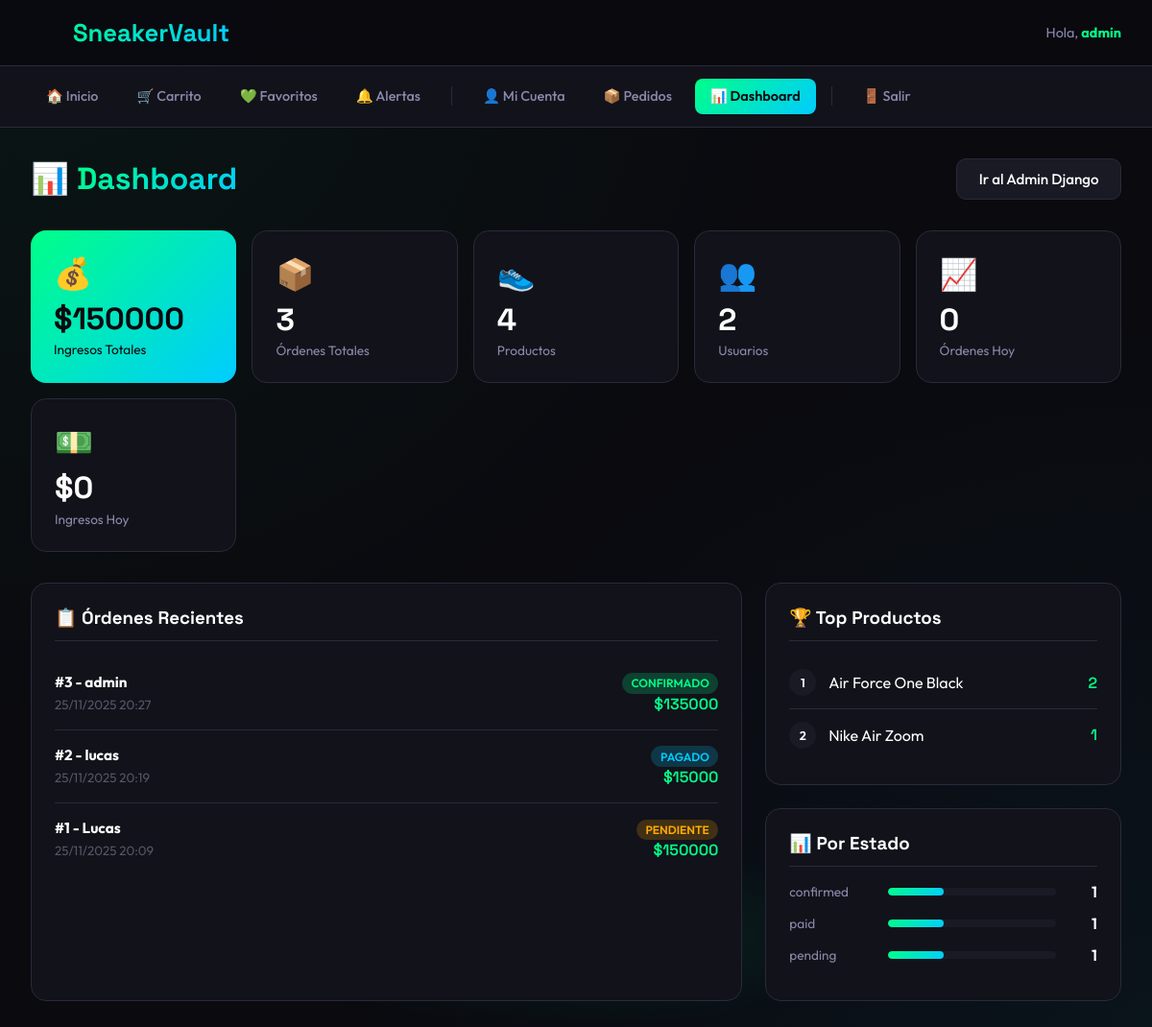
The page /dashboard/ (signed in) on the database its author committed.
### shop/models.py (models this page shows, shortened)
class Order(models.Model):
    STATUS_CHOICES = [
        ('pending', 'Pendiente'),
        ('paid', 'Pagado'),
        ('confirmed', 'Confirmado'),
        ('shipped', 'Enviado'),
        ('delivered', 'Entregado'),
        ('cancelled', 'Cancelado'),
    ]
    PAYMENT_CHOICES = [
        ('cash', 'Efectivo'),
        ('card', 'Tarjeta de Crédito'),
        ('transfer', 'Transferencia'),
        ('mercadopago', 'MercadoPago'),
    ]
    user = models.ForeignKey(User, on_delete=models.CASCADE)
    created_at = models.DateTimeField(auto_now_add=True)
    status = models.CharField(max_length=20, choices=STATUS_CHOICES, default='pending')
    full_name = models.CharField(max_length=200)
    address = models.CharField(max_length=300)
    city = models.CharField(max_length=100)
    phone = models.CharField(max_length=50)
    payment_method = models.CharField(max_length=20, choices=PAYMENT_CHOICES)
    mp_preference_id = models.CharField(max_length=100, blank=True, null=True)
    mp_payment_id = models.CharField(max_length=100, blank=True, null=True)
    coupon = models.ForeignKey(Coupon, on_delete=models.SET_NULL, null=True, blank=True)
    discount = models.FloatField(default=0)
    subtotal = models.FloatField(default=0)
    total = models.FloatField(default=0)

class Product(models.Model):
    name = models.CharField(max_length=100)
    description = models.TextField(blank=True)
    price = models.FloatField()
    image = models.ImageField(upload_to='products/', blank=True, null=True)
    category = models.ForeignKey(Category, on_delete=models.SET_NULL, null=True, blank=True)

### shop/views.py (the view)
# urls.py: path('dashboard/', views.admin_dashboard, name='admin_dashboard'),
@login_required
def admin_dashboard(request):
    if not request.user.is_staff:
        messages.error(request, 'No tenés permisos para acceder a esta página')
        return redirect('product_list')
    today = timezone.now().date()
    total_orders = Order.objects.count()
    orders_today = Order.objects.filter(created_at__date=today).count()
    total_revenue = Order.objects.filter(status__in=['paid', 'confirmed', 'shipped', 'delivered']).aggregate(Sum('total'))['total__sum'] or 0
    revenue_today = Order.objects.filter(created_at__date=today, status__in=['paid', 'confirmed', 'shipped', 'delivered']).aggregate(Sum('total'))['total__sum'] or 0
    total_products = Product.objects.count()
    total_users = Profile.objects.count()
    recent_orders = Order.objects.order_by('-created_at')[:10]
    top_products = OrderItem.objects.values('product__name').annotate(
        total_sold=Sum('quantity')
    ).order_by('-total_sold')[:5]
    orders_by_status = Order.objects.values('status').annotate(count=Count('id'))
    return render(request, 'shop/admin_dashboard.html', {
        'total_orders': total_orders,
        'orders_today': orders_today,
        'total_revenue': total_revenue,
        'revenue_today': revenue_today,
        'total_products': total_products,
        'total_users': total_users,
        'recent_orders': recent_orders,
        'top_products': top_products,
        'orders_by_status': orders_by_status,
    })

### shop/templates/shop/admin_dashboard.html (shortened to what this page needs)
{% extends 'shop/base.html' %}
{% block content %}
<div class="dashboard-header">
  <h1>📊 <span>Dashboard</span></h1>
  <a href="{% url 'admin:index' %}" class="btn btn-secondary">Ir al Admin Django</a>
</div>
<div class="stats-grid">
  <div class="stat-card highlight">
    <div class="icon">💰</div>
    <div class="value">${{ total_revenue|floatformat:0 }}</div>
    <div class="label">Ingresos Totales</div>
  </div>
  <div class="stat-card">
    <div class="icon">📦</div>
    <div class="value">{{ total_orders }}</div>
    <div class="label">Órdenes Totales</div>
  </div>
  <div class="stat-card">
    <div class="icon">👟</div>
    <div class="value">{{ total_products }}</div>
    <div class="label">Productos</div>
  </div>
  <div class="stat-card">
    <div class="icon">👥</div>
    <div class="value">{{ total_users }}</div>
    <div class="label">Usuarios</div>
  </div>
  <div class="stat-card">
    <div class="icon">📈</div>
    <div class="value">{{ orders_today }}</div>
    <div class="label">Órdenes Hoy</div>
  </div>
  <div class="stat-card">
    <div class="icon">💵</div>
    <div class="value">${{ revenue_today|floatformat:0 }}</div>
    <div class="label">Ingresos Hoy</div>
  </div>
</div>
<div class="dashboard-grid">
  <div class="dashboard-card">
    <h3>📋 Órdenes Recientes</h3>
    {% for order in recent_orders %}
      <div class="order-row">
        <div class="order-info">
          <h4>#{{ order.id }} - {{ order.full_name }}</h4>
          <small>{{ order.created_at|date:"d/m/Y H:i" }}</small>
        </div>
        <div class="order-meta">
          <span class="order-status status-{{ order.status }}">{{ order.get_status_display }}</span><br>
          <span class="amount">${{ order.total|floatformat:0 }}</span>
        </div>
      </div>
    {% empty %}
      <p style="color: var(--text-muted); text-align: center; padding: 2rem;">
        No hay órdenes todavía
      </p>
    {% endfor %}
  </div>
  <div>
    <div class="dashboard-card" style="margin-bottom: 1.5rem;">
      <h3>🏆 Top Productos</h3>
      {% for product in top_products %}
        <div class="top-product">
          <span class="rank">{{ forloop.counter }}</span>
          <span class="name">{{ product.product__name }}</span>
          <span class="sold">{{ product.total_sold }}</span>
        </div>
      {% empty %}
        <p style="color: var(--text-muted); text-align: center; padding: 1rem;">
          Sin datos aún
        </p>
      {% endfor %}
    </div>
    <div class="dashboard-card">
      <h3>📊 Por Estado</h3>
      {% for status in orders_by_status %}
        <div class="status-item">
          <span class="label">{{ status.status }}</span>
          <div class="bar">
            <div class="fill" style="width: {% widthratio status.count total_orders 100 %}%;"></div>
          </div>
          <span class="count">{{ status.count }}</span>
        </div>
      {% endfor %}
    </div>
  </div>
</div>
{% endblock %}

### shop/templates/shop/base.html (shortened to what this page needs)
<!DOCTYPE html>
<html lang="es">
<head>
</head>
<body>
  <header>
    <div class="header-content">
      <a href="{% url 'product_list' %}" class="logo">
        <span class="logo-icon">👟</span>
        SneakerVault
      </a>
      {% if user.is_authenticated %}
        <span class="user-greeting">Hola, <strong>{{ user.username }}</strong></span>
      {% endif %}
    </div>
  </header>
  <nav>
    <div class="nav-content">
      <a href="{% url 'product_list' %}">🏠 Inicio</a>
      <a href="{% url 'cart_view' %}">🛒 Carrito</a>
      {% if user.is_authenticated %}
        <a href="{% url 'wishlist' %}">💚 Favoritos</a>
        <a href="{% url 'notifications' %}">
          🔔 Alertas
        </a>
        <a href="{% url 'profile' %}">👤 Mi Cuenta</a>
        <a href="{% url 'order_history' %}">📦 Pedidos</a>
        {% if user.is_staff %}
          <a href="{% url 'admin_dashboard' %}" class="nav-dashboard">📊 Dashboard</a>
        {% endif %}
        <a href="{% url 'logout' %}">🚪 Salir</a>
      {% else %}
        <span class="nav-separator"></span>
        <a href="{% url 'login' %}">🔑 Ingresar</a>
        <a href="{% url 'register' %}" class="btn-primary" style="color: var(--bg-dark);">Crear Cuenta</a>
      {% endif %}
    </div>
  </nav>
  <div class="container">
    {% block content %}{% endblock %}
  </div>
</body>
</html>

### shop/templates/shop/base.html (style rules this page uses)
:root { --bg-dark: #0a0a0f; --bg-card: #12121a; --bg-hover: #1a1a25; --accent: #00ff88; --accent-dim: #00cc6a; --text-primary: #ffffff; --text-secondary: #8888aa; --text-muted: #555566; --border: #2a2a3a; --danger: #ff4466; --warning: #ffaa00; --gradient: linear-gradient(135deg, #00ff88 0%, #00ccff 100%); }
* { box-sizing: border-box; margin: 0; padding: 0; }
body { font-family: 'Outfit', sans-serif; background: var(--bg-dark); color: var(--text-primary); min-height: 100vh; background-image: radial-gradient(ellipse at top left, rgba(0, 255, 136, 0.05) 0%, transparent 50%), radial-gradient(ellipse at bottom right, rgba(0, 204, 255, 0.05) 0%, transparent 50%); }
header { background: rgba(10, 10, 15, 0.95); backdrop-filter: blur(20px); border-bottom: 1px solid var(--border); padding: 1rem 2rem; position: sticky; top: 0; z-index: 100; }
.header-content { max-width: 1400px; margin: 0 auto; display: flex; justify-content: space-between; align-items: center; }
.logo { font-family: 'Space Grotesk', sans-serif; font-size: 1.6rem; font-weight: 700; background: var(--gradient); -webkit-background-clip: text; -webkit-text-fill-color: transparent; background-clip: text; display: flex; align-items: center; gap: 0.5rem; text-decoration: none; }
.logo-icon { font-size: 1.8rem; filter: drop-shadow(0 0 10px rgba(0, 255, 136, 0.5)); }
.user-greeting { color: var(--text-secondary); font-size: 0.9rem; }
.user-greeting strong { color: var(--accent); }
nav { background: var(--bg-card); padding: 0.8rem 2rem; border-bottom: 1px solid var(--border); }
.nav-content { max-width: 1400px; margin: 0 auto; display: flex; gap: 0.5rem; flex-wrap: wrap; align-items: center; }
nav a { color: var(--text-secondary); text-decoration: none; padding: 0.6rem 1rem; border-radius: 8px; font-size: 0.9rem; font-weight: 500; transition: all 0.2s ease; display: flex; align-items: center; gap: 0.4rem; }
.nav-dashboard { background: var(--gradient) !important; color: var(--bg-dark) !important; font-weight: 600; }
.container { max-width: 1400px; margin: 0 auto; padding: 2rem; }
.btn { display: inline-flex; align-items: center; gap: 0.5rem; padding: 0.7rem 1.4rem; border: none; border-radius: 10px; font-family: 'Outfit', sans-serif; font-size: 0.95rem; font-weight: 500; cursor: pointer; transition: all 0.2s ease; text-decoration: none; }
.btn-secondary { background: var(--bg-hover); color: var(--text-primary); border: 1px solid var(--border); }
body::after { content: ''; position: fixed; bottom: 0; left: 50%; transform: translateX(-50%); width: 60%; height: 200px; background: radial-gradient(ellipse, rgba(0, 255, 136, 0.08) 0%, transparent 70%); pointer-events: none; z-index: -1; }

### rows shown on the page
Order: id "3", full_name "admin", created_at "25/11/2025 20:27", status "CONFIRMADO", total "135000"
Order: id "2", full_name "lucas", created_at "25/11/2025 20:19", status "PAGADO", total "15000"
Order: id "1", full_name "Lucas", created_at "25/11/2025 20:09", status "PENDIENTE", total "150000"
Product: product__name "Air Force One Black", total_sold "2"
Product: product__name "Nike Air Zoom", total_sold "1"

### other values the page prints
{{ user.username }} "admin"
{{ total_revenue|floatformat:0 }} "150000"
{{ total_orders }} "3"
{{ total_products }} "4"
{{ total_users }} "2"
{{ orders_today }} "0"
{{ revenue_today|floatformat:0 }} "0"
{{ status.status }} "confirmed" "paid" "pending"
{{ status.count }} "1" "1" "1"
